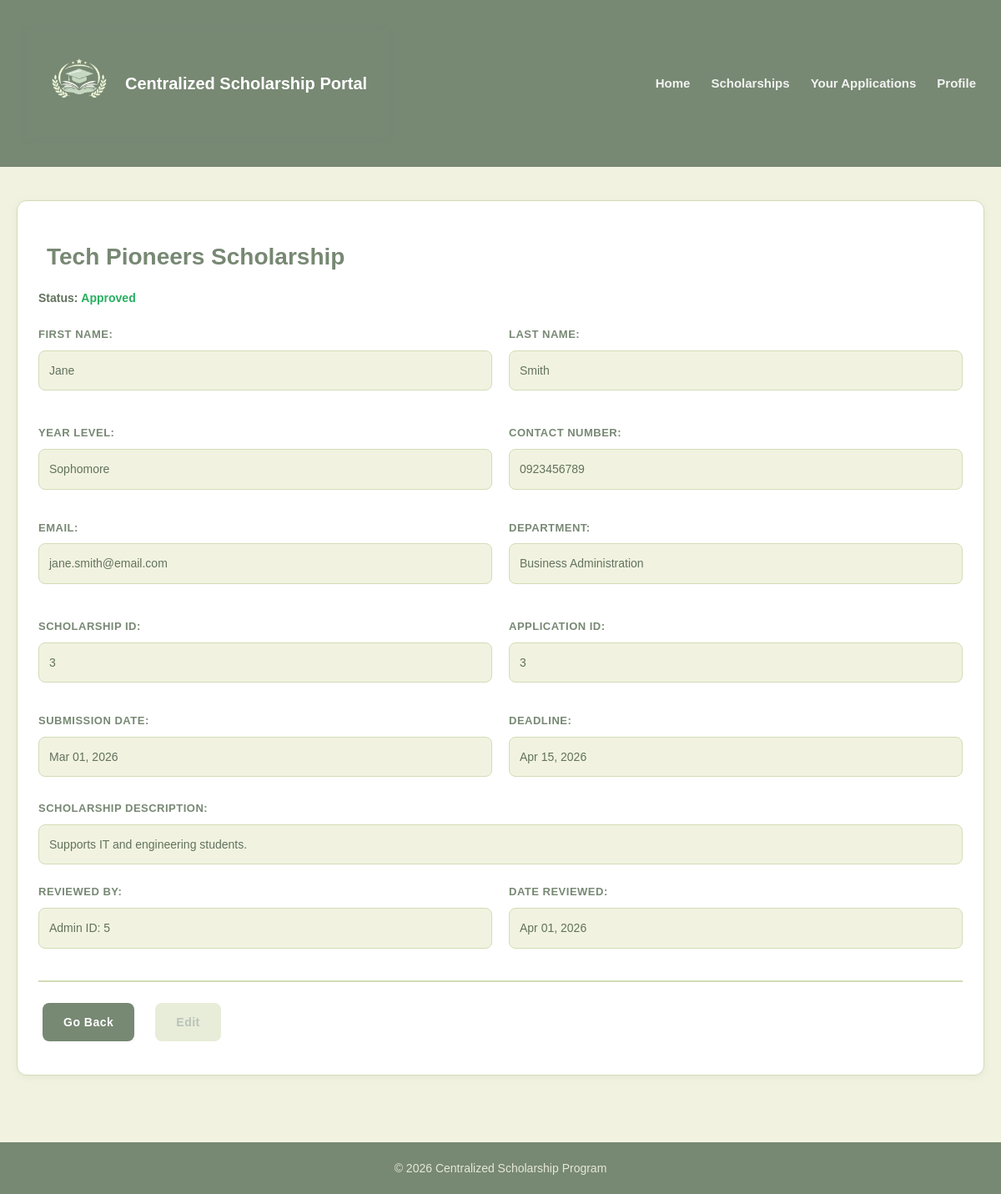
The page /Frontends/Client-side/your-applications-read.php?id=3 (signed in) on the database as committed earlier.
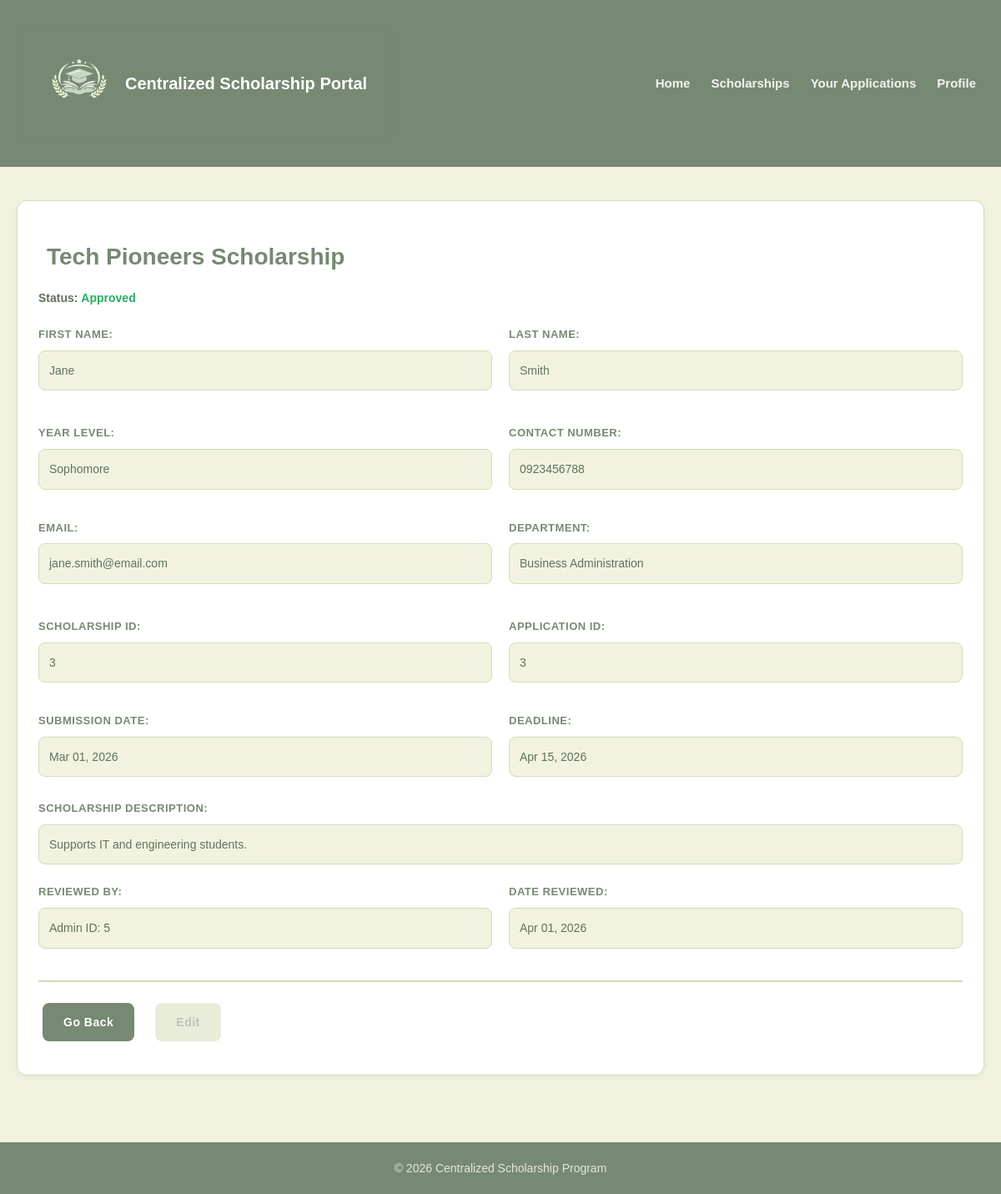
The same page on the database as committed later.
### tables this page shows
CREATE TABLE `APPLICATIONS` (
  `application_id` int(11) NOT NULL,
  `student_id` int(11) NOT NULL,
  `scholarship_id` int(11) NOT NULL,
  `status` enum('Draft','Submitted','Under Review','Approved','Rejected','Waitlisted') NOT NULL,
  `submission_date` datetime DEFAULT NULL,
  `reviewed_by` int(11) DEFAULT NULL,
  `review_date` datetime DEFAULT NULL
);

CREATE TABLE `STUDENTS` (
  `student_id` int(11) NOT NULL,
  `account_id` int(11) NOT NULL,
  `first_name` varchar(45) NOT NULL,
  `last_name` varchar(45) NOT NULL,
  `department` varchar(45) NOT NULL,
  `year_level` enum('Freshman','Sophomore','Junior','Senior') NOT NULL,
  `contact_num` int(11) NOT NULL
);

CREATE TABLE `SCHOLARSHIPS` (
  `scholarship_id` int(11) NOT NULL,
  `title` varchar(45) NOT NULL,
  `description` varchar(45) NOT NULL,
  `deadline` datetime NOT NULL,
  `eligibility` text NOT NULL,
  `requirements` text NOT NULL,
  `release_status` enum('Draft','Published') NOT NULL,
  `status` enum('Completed','Ongoing','Upcoming') NOT NULL,
  `created_by` int(11) NOT NULL,
  `created_at` datetime NOT NULL
);

CREATE TABLE `ACCOUNTS` (
  `account_id` int(11) NOT NULL,
  `email` varchar(45) NOT NULL,
  `password` varchar(45) NOT NULL,
  `role` enum('Student','Admin','IT','Super Admin') NOT NULL,
  `is_active` tinyint(1) NOT NULL,
  `account_created` datetime NOT NULL,
  `password_upd` datetime NOT NULL,
  `last_login` datetime NOT NULL
);

### Frontends/Client-side/your-applications-read.php (the view, shortened to what the changed rows need)
<?php
include("../../db_connect.php");
$account_id = $_SESSION['account_id'];
$getStudID = mysqli_query($conn, "SELECT student_id FROM STUDENTS WHERE account_id='$account_id'");
if ($getStudID && mysqli_num_rows($getStudID) > 0) {
    $row = mysqli_fetch_assoc($getStudID);
    $student_id = $row['student_id'];
} else {
    die("Student record not found.");
}
$application_id = isset($_GET['id']) ? (int)$_GET['id'] : 0;
$query = "SELECT a.*, s.title as scholarship_name, s.deadline, s.description,
          st.first_name, st.last_name, st.department, st.year_level, st.contact_num,
          acc.email
          FROM APPLICATIONS a
          JOIN SCHOLARSHIPS s ON a.scholarship_id = s.scholarship_id
          JOIN STUDENTS st ON a.student_id = st.student_id
          JOIN ACCOUNTS acc ON st.account_id = acc.account_id
          WHERE a.application_id = $application_id AND a.student_id = $student_id";
$result = mysqli_query($conn, $query);
$application = mysqli_fetch_assoc($result);
?>
<!DOCTYPE html>
<html>
    <head>
        <link rel="stylesheet" href="style.css">
    </head>
    <body>
        <header>
            <section class="brand">
                <h1>Centralized Scholarship Portal</h1>
            </section>
        </header>
        <div class="container">
            <section>
                <h2><?php echo htmlspecialchars($application['scholarship_name']); ?></h2>
                <p><strong>Status:</strong>
                    <span class="status-<?php echo strtolower(str_replace(' ', '', $application['status'] ?? 'pending')); ?>">
                        <?php echo htmlspecialchars($application['status'] ?? 'Pending'); ?>
                    </span>
                </p>
                <div class="profile-grid">
                    <div class="profile-item">
                        <p><strong>First Name:</strong></p>
                        <p><?php echo htmlspecialchars($application['first_name']); ?></p>
                    </div>
                    <div class="profile-item">
                        <p><strong>Last Name:</strong></p>
                        <p><?php echo htmlspecialchars($application['last_name']); ?></p>
                    </div>
                    <div class="profile-item">
                        <p><strong>Year Level:</strong></p>
                        <p><?php echo htmlspecialchars($application['year_level'] ?? 'Not set'); ?></p>
                    </div>
                    <div class="profile-item">
                        <p><strong>Contact Number:</strong></p>
                        <p>0<?php echo htmlspecialchars($application['contact_num'] ?? 'Not set'); ?></p>
                    </div>
                </div>
                <div class="profile-grid">
                    <div class="profile-item">
                        <p><strong>Email:</strong></p>
                        <p><?php echo htmlspecialchars($application['email']); ?></p>
                    </div>
                    <div class="profile-item">
                        <p><strong>Department:</strong></p>
                        <p><?php echo htmlspecialchars($application['department']); ?></p>
                    </div>
                    <div class="profile-item">
                        <p><strong>Scholarship ID:</strong></p>
                        <p><?php echo htmlspecialchars($application['scholarship_id']); ?></p>
                    </div>
                    <div class="profile-item">
                        <p><strong>Application ID:</strong></p>
                        <p><?php echo htmlspecialchars($application['application_id']); ?></p>
                    </div>
                </div>
                <div class="profile-grid">
                    <div class="profile-item">
                        <p><strong>Submission Date:</strong></p>
                        <p><?php echo $application['submission_date'] ? date('M d, Y', strtotime($application['submission_date'])) : 'Not submitted'; ?></p>
                    </div>
                    <div class="profile-item">
                        <p><strong>Deadline:</strong></p>
                        <p><?php echo date('M d, Y', strtotime($application['deadline'])); ?></p>
                    </div>
                </div>
                <div class="profile-item" style="grid-column: span 2;">
                    <p><strong>Scholarship Description:</strong></p>
                    <p><?php echo nl2br(htmlspecialchars($application['description'] ?? 'No description available.')); ?></p>
                </div>
                <div class="profile-grid">
                    <div class="profile-item">
                        <p><strong>Reviewed by:</strong></p>
                        <p><?php echo $application['reviewed_by'] ? 'Admin ID: ' . $application['reviewed_by'] : 'Not reviewed'; ?></p>
                    </div>
                    <div class="profile-item">
                        <p><strong>Date reviewed:</strong></p>
                        <p><?php echo $application['review_date'] ? date('M d, Y', strtotime($application['review_date'])) : 'Not reviewed'; ?></p>
                    </div>
                </div>
                <div class="action-links">
                    <a href="your-applications.php" class="btn">Go Back</a>
                    <?php if ($application['status'] == 'Draft'): ?>
                        <a href="application-form.php?id=<?php echo $application['scholarship_id']; ?>" class="btn btn-secondary">Edit</a>
                    <?php else: ?>
                        <span class="btn btn-secondary disabled" style="opacity: 0.5; cursor: not-allowed;" title="Cannot edit - application already <?php echo strtolower($application['status']); ?>">Edit</span>
                    <?php endif; ?>
                </div>
            </section>
        </div>
    </body>
</html>

Rows that differ between the two databases and show on the page:
changed through a linked row, applications "Approved": student.contact_num "923456789" → "923456788"
